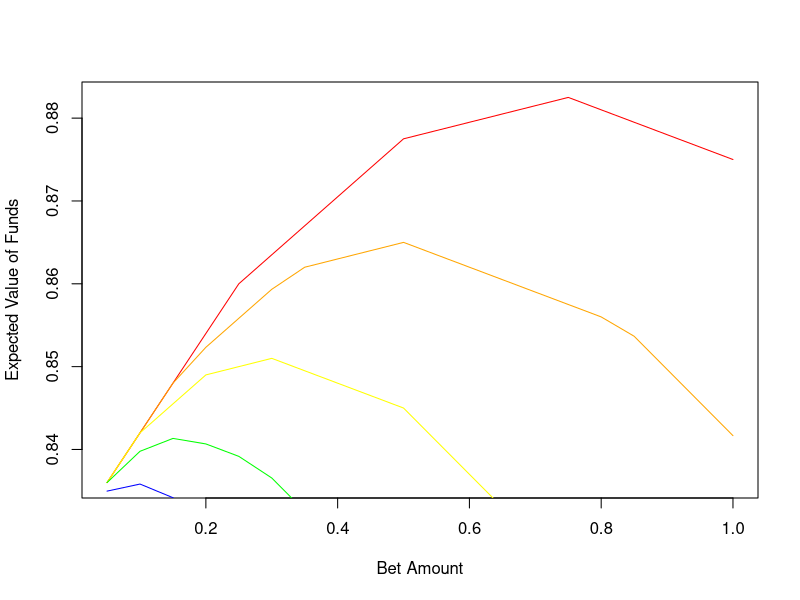
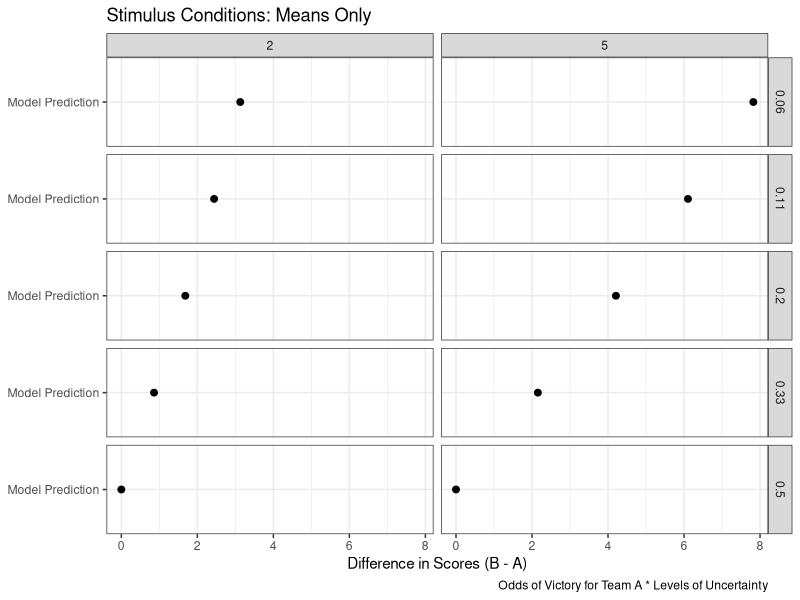
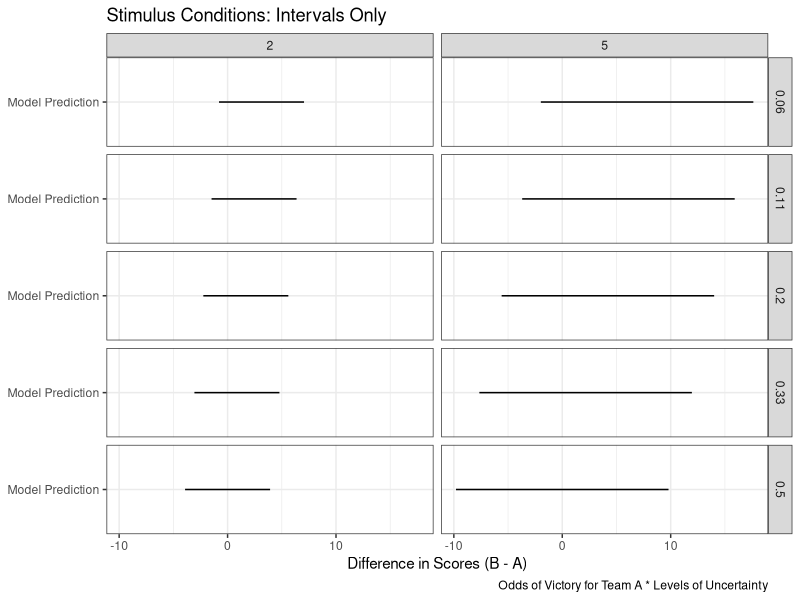
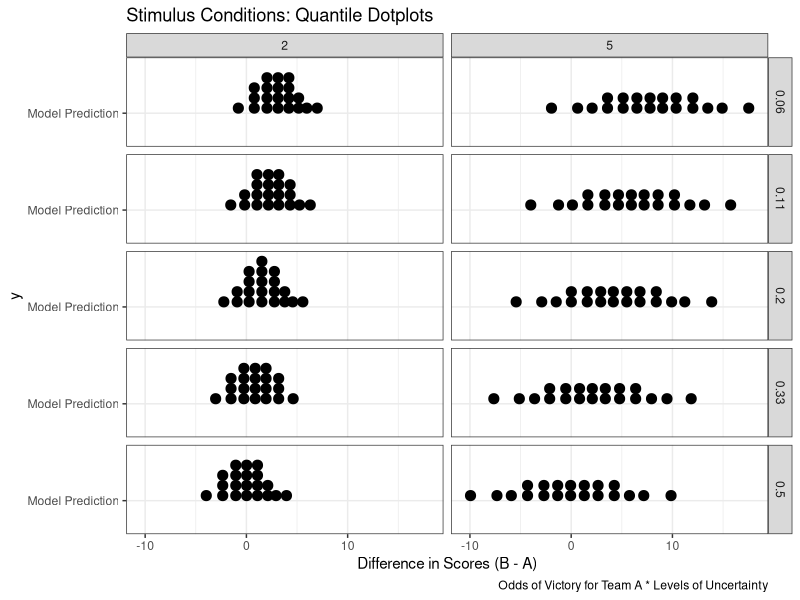
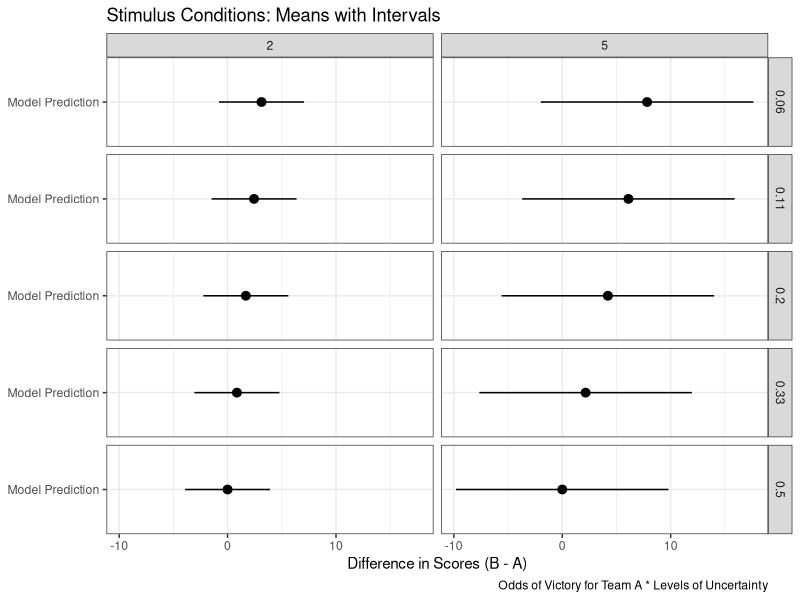
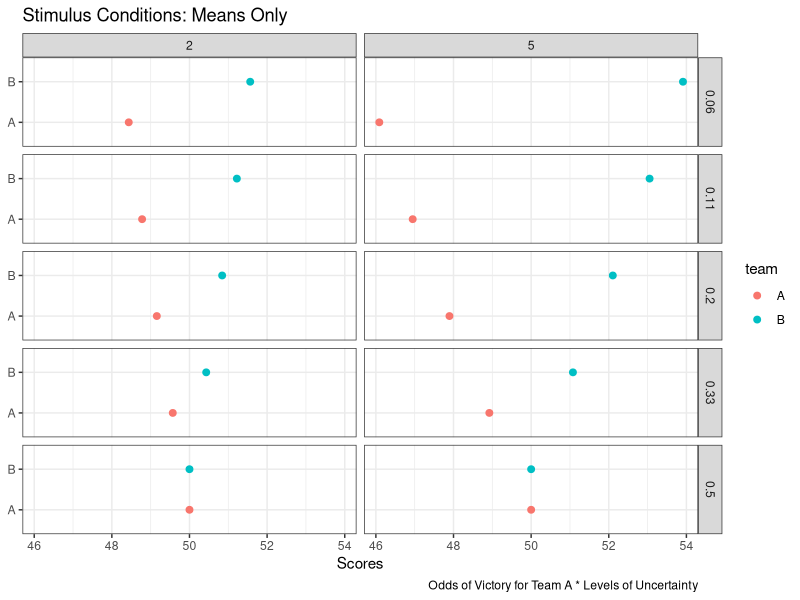
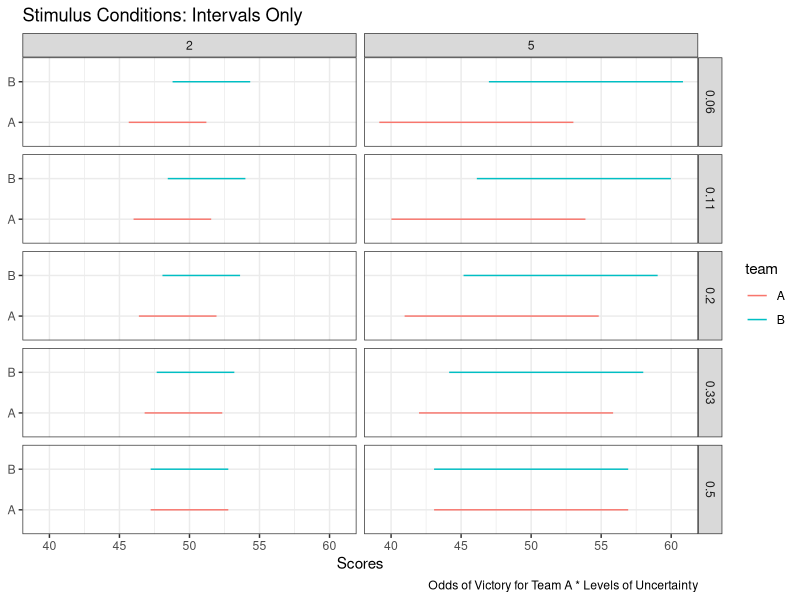
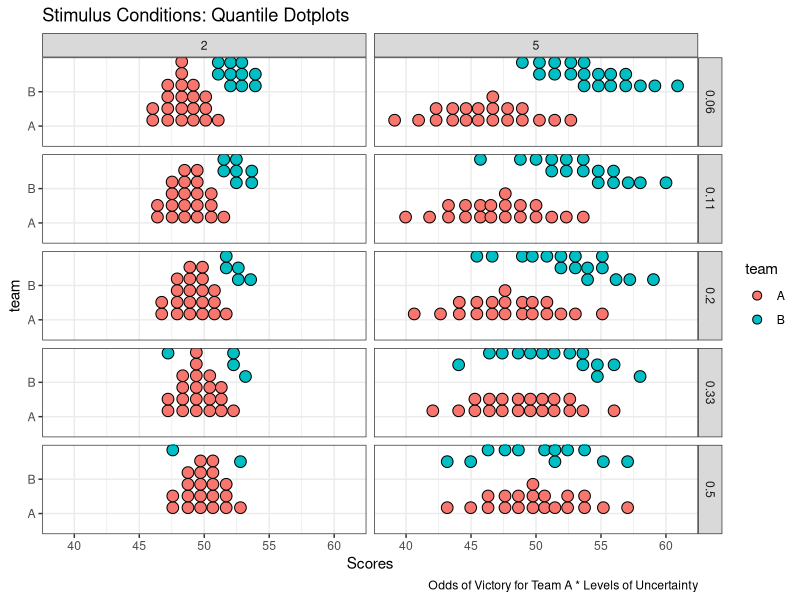

Recreate these plots in R, in order.
## ---- chunk 1
knitr::opts_chunk$set(echo = TRUE)
library(tidyverse)
library(gganimate)
## ---- chunk 2
# set range of possible bets based on given budget and minimum bet
budget <- 1
min_bet <- 0.05
possible_bets <- seq(from=min_bet, to=budget, by=0.05) 

# create a tiered capital gains tax
tax_winnings <- function(winnings) {
  tiers <- c(0, 0.5, 1, 1.5, 2.5, 4, Inf)
  rates <- c(0, 0.05, 0.1, 0.15, 0.2, 0.25, 0.3)
  taxed_winnings <- sum(diff(c(0, pmin(winnings, tiers))) * (1-rates))
  return(taxed_winnings)
}

# set cost of not betting
loss_rate <- 0.17

# calculate expected payout for different odds
one_to_one <- seq(from=0, to=0, length.out = length(possible_bets))
two_to_one <- seq(from=0, to=0, length.out = length(possible_bets))
four_to_one <- seq(from=0, to=0, length.out = length(possible_bets))
eight_to_one <- seq(from=0, to=0, length.out = length(possible_bets))
sixteen_to_one <- seq(from=0, to=0, length.out = length(possible_bets))
for (i in 1:length(possible_bets)) {
  one_to_one[i] <- (1 - loss_rate)*(budget - possible_bets[i]) + 1/2*tax_winnings(2*possible_bets[i])   # 50% chance to win double the bet
  two_to_one[i] <- (1 - loss_rate)*(budget - possible_bets[i]) + 1/3*tax_winnings(3*possible_bets[i])   # 33% chance to win triple the bet
  four_to_one[i] <- (1 - loss_rate)*(budget - possible_bets[i]) + 1/5*tax_winnings(5*possible_bets[i])  # etc.
  eight_to_one[i] <- (1 - loss_rate)*(budget - possible_bets[i]) + 1/9*tax_winnings(9*possible_bets[i]) 
  sixteen_to_one[i] <- (1 - loss_rate)*(budget - possible_bets[i]) + 1/17*tax_winnings(17*possible_bets[i])
}

# plot expected payout for each possible bet
plot(possible_bets,one_to_one,type="l",col="red",xlab="Bet Amount",ylab="Expected Value of Funds")
lines(possible_bets,two_to_one,col="orange")
lines(possible_bets,four_to_one,col="yellow")
lines(possible_bets,eight_to_one,col="green")
lines(possible_bets,sixteen_to_one,col="blue")
## ---- chunk 3
# set up conditions dataframe
condition <- c("low var, 1:1 odds", "low var, 2:1 odds", "low var, 4:1 odds", "low var, 8:1 odds", "low var, 16:1 odds",
               "high var, 1:1 odds", "high var, 2:1 odds", "high var, 4:1 odds", "high var, 8:1 odds", "high var, 16:1 odds")
std <- sort(rep(c(2,5),5)) # different levels of uncertainty about the margin of victory
odds <- rep(c(1/2,1/3,1/5,1/9,1/17),2) # probability of team A winning
conds_df <- data.frame(
    "condition"=condition, 
    "sd"=std, 
    "odds_of_victory"=odds
)

# add column for the mean
conds_df$mean <- - (conds_df$sd * qnorm(conds_df$odds_of_victory)) # see https://www.johndcook.com/quantiles_parameters.pdf

# print
conds_df
## ---- chunk 4
# means only
conds_df %>% ggplot(aes(x=mean, y="Model Prediction")) +
  geom_point(size=2) +
  theme_bw() +
  labs(
    title="Stimulus Conditions: Means Only",
    x="Difference in Scores (B - A)",
    caption="Odds of Victory for Team A * Levels of Uncertainty"
  ) +
  theme(axis.title.y = element_blank()) +
  facet_grid(round(odds_of_victory,2) ~ sd)
## ---- chunk 5
# intervals only
conds_df %>% ggplot(aes(y=mean, x="Model Prediction")) +
  geom_errorbar(aes(ymin=mean+qnorm(0.025)*sd, ymax=mean+qnorm(0.975)*sd, width=0)) +
  coord_flip() +
  theme_bw() +
  labs(
    title="Stimulus Conditions: Intervals Only",
    y="Difference in Scores (B - A)",
    caption="Odds of Victory for Team A * Levels of Uncertainty"
  ) +
  theme(axis.title.y = element_blank()) +
  facet_grid(round(odds_of_victory,2) ~ sd)
## ---- chunk 6
# for HOPs we need to add draws to our dataframe
n <- 100 # number of samples
conds_df$sample_n <- n
conds_df_draws <- conds_df %>% as_tibble() %>%
  mutate(draw=pmap(list(sample_n, mean, sd), rnorm), # get a list of draws from the distribution for each condition
         draw_n=list(seq(1, n))) %>% #number each sample in order to animate multiple views simultaneously
  unnest() # get back to a tidy format
## ---- chunk 7
# hops
hops = conds_df_draws %>%
  ggplot(aes(y=draw, x="Model Prediction")) +
  geom_point(shape=124, size=5) +
  coord_flip() +
  theme_bw() +
  labs(
    title="Stimulus Conditions: HOPs",
    y="Difference in Scores (B - A)",
    caption="Odds of Victory for Team A * Levels of Uncertainty"
  ) +
  facet_grid(round(odds_of_victory,2) ~ sd) +
  transition_manual(draw_n)

animate(hops, fps=2.5)
## ---- chunk 8
# as with hops, we need to add to the dataframe to build quantile dotplots
n_dots <- 20 # number of dots
n <- 10000 # number of samples
conds_df$sample_n <- n
conds_df_quantiles <- conds_df %>% as_tibble() %>%
  mutate(draws=pmap(list(sample_n, mean, sd), rnorm), # sample each distribution (as before)
    quantiles=map(draws, ~ quantile(unlist(.x), ppoints(n_dots))), # use these draws to get quantiles
    draws=NULL) %>% # drop draws from the dataframe since these were an intermediate step anyway
  unnest()
## ---- chunk 9
# quantile dotplots
conds_df_quantiles %>%
  ggplot(aes(x=quantiles, y="Model Prediction")) +
  geom_dotplot(binwidth=1) +
  theme_bw() +
  labs(
    title="Stimulus Conditions: Quantile Dotplots",
    x="Difference in Scores (B - A)",
    caption="Odds of Victory for Team A * Levels of Uncertainty"
  ) +
  facet_grid(round(odds_of_victory,2) ~ sd)
## ---- chunk 10
# means with intervals
conds_df %>% ggplot(aes(y=mean, x="Model Prediction")) +
  geom_pointrange(aes(ymin=mean+qnorm(0.025)*sd, ymax=mean+qnorm(0.975)*sd)) +
  coord_flip() +
  theme_bw() +
  labs(
    title="Stimulus Conditions: Means with Intervals",
    y="Difference in Scores (B - A)",
    caption="Odds of Victory for Team A * Levels of Uncertainty"
  ) +
  theme(axis.title.y = element_blank()) +
  facet_grid(round(odds_of_victory,2) ~ sd)
## ---- chunk 11
# means with hops
hops_means <- conds_df_draws %>% ggplot(aes(y=mean, x="Model Prediction")) +
  geom_point(size=2) +
  geom_point(aes(y=draw), shape=124, size=5) +
  coord_flip() +
  theme_bw() +
  labs(
    title="Stimulus Conditions: Means with HOPs",
    y="Difference in Scores (B - A)",
    caption="Odds of Victory for Team A * Levels of Uncertainty"
  ) +
  theme(axis.title.y = element_blank()) +
  facet_grid(round(odds_of_victory,2) ~ sd) +
  transition_manual(draw_n)

animate(hops_means, fps=2.5)
## ---- chunk 12
# set up conditions dataframe
condition <- rep(c("low var, 1:1 odds", "low var, 2:1 odds", "low var, 4:1 odds", "low var, 8:1 odds", "low var, 16:1 odds",
               "high var, 1:1 odds", "high var, 2:1 odds", "high var, 4:1 odds", "high var, 8:1 odds", "high var, 16:1 odds"), 2)
std_diff <- rep(sort(rep(c(2, 5), 5)), 2) # different levels of uncertainty about the margin of victory
odds <- rep(c(1/2, 1/3, 1/5, 1/9, 1/17), 4) # probability of team A winning
teamAB <- sort(rep(c("A", "B"), 10))
conds_df2 <- data.frame(
    "condition"=condition, 
    "sd_diff"=std_diff, 
    "odds_of_victory"=odds,
    "team"=teamAB
)

# add column for the mean difference
conds_df2$mean_diff <- - (conds_df2$sd_diff * qnorm(conds_df2$odds_of_victory))
# conds_df2$mean_diff <- conds_df2$sd_diff * qnorm(conds_df2$odds_of_victory)

# compute the mean of distributions A and B
center <- 50 # set the center point between the score of A and B
conds_df2$mean[conds_df2$team == "A"] <- center - conds_df2$mean_diff[conds_df2$team == "A"] / 2
conds_df2$mean[conds_df2$team == "B"] <- center + conds_df2$mean_diff[conds_df2$team == "B"] / 2

# compute the sd of distributions A and B, assuming independent and equal variances
conds_df2$sd <- sqrt(conds_df2$sd_diff ^ 2 / 2)

# print
conds_df2
## ---- chunk 13
# means only
conds_df2 %>% ggplot(aes(x=mean, y=team, color=team)) +
  geom_point(size=2) +
  theme_bw() +
  labs(
    title="Stimulus Conditions: Means Only",
    x="Scores",
    caption="Odds of Victory for Team A * Levels of Uncertainty"
  ) +
  theme(axis.title.y = element_blank()) +
  facet_grid(round(odds_of_victory,2) ~ sd_diff)
## ---- chunk 14
# intervals only
conds_df2 %>% ggplot(aes(y=mean, x=team, color=team)) +
  geom_errorbar(aes(ymin=mean+qnorm(0.025)*sd, ymax=mean+qnorm(0.975)*sd, width=0)) +
  coord_flip() +
  theme_bw() +
  labs(
    title="Stimulus Conditions: Intervals Only",
    y="Scores",
    caption="Odds of Victory for Team A * Levels of Uncertainty"
  ) +
  theme(axis.title.y = element_blank()) +
  facet_grid(round(odds_of_victory,2) ~ sd_diff)
## ---- chunk 15
# for HOPs we need to add draws to our dataframe
n <- 100 # number of samples
conds_df2$sample_n <- n
conds_df2_draws <- conds_df2 %>% as_tibble() %>%
  mutate(draw=pmap(list(sample_n, mean, sd), rnorm), # get a list of draws from the distribution for each condition
         draw_n=list(seq(1, n))) %>% #number each sample in order to animate multiple views simultaneously
  unnest() # get back to a tidy format
## ---- chunk 16
# hops
hops = conds_df2_draws %>%
  ggplot(aes(y=draw, x=team, color=team)) +
  geom_point(shape=124, size=5) +
  coord_flip() +
  theme_bw() +
  labs(
    title="Stimulus Conditions: HOPs",
    y="Scores",
    caption="Odds of Victory for Team A * Levels of Uncertainty"
  ) +
  facet_grid(round(odds_of_victory,2) ~ sd_diff) +
  transition_manual(draw_n)

animate(hops, fps=2.5)
## ---- chunk 17
# as with hops, we need to add to the dataframe to build quantile dotplots
n_dots <- 20 # number of dots
n <- 10000 # number of samples
conds_df2$sample_n <- n
conds_df2_quantiles <- conds_df2 %>% as_tibble() %>%
  mutate(draws=pmap(list(sample_n, mean, sd), rnorm), # sample each distribution (as before)
    quantiles=map(draws, ~ quantile(unlist(.x), ppoints(n_dots))), # use these draws to get quantiles
    draws=NULL) %>% # drop draws from the dataframe since these were an intermediate step anyway
  unnest()
## ---- chunk 18
# quantile dotplots
conds_df2_quantiles %>%
  ggplot(aes(x=quantiles, y=team, fill=team)) +
  geom_dotplot(binwidth=.9, binaxis = "x", stackgroups=TRUE, binpositions="all") +
  theme_bw() +
  labs(
    title="Stimulus Conditions: Quantile Dotplots",
    x="Scores",
    caption="Odds of Victory for Team A * Levels of Uncertainty"
  ) +
  facet_grid(round(odds_of_victory,2) ~ sd_diff)
## ---- chunk 19
# quantile dotplots
conds_df2_quantiles %>% filter(condition=="low var, 8:1 odds") %>%
  ggplot(aes(x=quantiles, y="Model Prediction", fill=team)) +
  geom_dotplot(binwidth=.5, binaxis = "x", binpositions="all") +
  theme_bw() +
  labs(
    title="Stimulus Conditions: Quantile Dotplots",
    x="Scores",
    y=NULL,
    caption="Odds of Victory for Team A * Levels of Uncertainty"
  ) +
  facet_grid(team ~ .)
## ---- chunk 20
# densities
conds_df2_quantiles %>%
  ggplot(aes(x=quantiles, color=team)) +
  geom_density() +
  theme_bw() +
  labs(
    title="Stimulus Conditions: Quantile Dotplots",
    x="Scores",
    caption="Odds of Victory for Team A * Levels of Uncertainty"
  ) +
  facet_grid(round(odds_of_victory,2) ~ sd_diff)
## ---- chunk 21
# means with intervals
conds_df2 %>% ggplot(aes(y=mean, x=team, color=team)) +
  geom_pointrange(aes(ymin=mean+qnorm(0.025)*sd, ymax=mean+qnorm(0.975)*sd)) +
  coord_flip() +
  theme_bw() +
  labs(
    title="Stimulus Conditions: Means with Intervals",
    y="Scores",
    caption="Odds of Victory for Team A * Levels of Uncertainty"
  ) +
  theme(axis.title.y = element_blank()) +
  facet_grid(round(odds_of_victory,2) ~ sd_diff)
## ---- chunk 22
# means with hops
hops_means <- conds_df2_draws %>% ggplot(aes(y=mean, x=team, color=team)) +
  geom_point(size=2) +
  geom_point(aes(y=draw), shape=124, size=5) +
  coord_flip() +
  theme_bw() +
  labs(
    title="Stimulus Conditions: Means with HOPs",
    y="Scores",
    caption="Odds of Victory for Team A * Levels of Uncertainty"
  ) +
  theme(axis.title.y = element_blank()) +
  facet_grid(round(odds_of_victory,2) ~ sd_diff) +
  transition_manual(draw_n)

animate(hops_means, fps=2.5)
